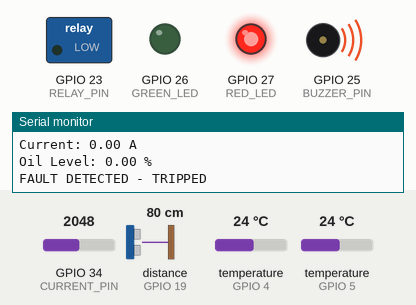
This sketch was run on a simulated ESP32. Parts: switched loads named in the sketch (green lamp = pin HIGH), output pins drawn as LEDs (lit = HIGH), buzzer (waves = sounding, pin HIGH), the last lines printed to the serial monitor. Wiring (inferred from the names in the program): ultrasonic range finder: trigger GPIO 18; echo GPIO 19. The inputs (shaded band) are chosen by the test bench; at power-on: distance to the obstacle (sensor on GPIO 19) 80 cm, GPIO 34 (CURRENT_PIN) = 2048, temperature (sensors on GPIO 4, GPIO 5) 24 °C. The echo pulse lasts 58.3 µs per cm; pins used as bus, display or sensor lines are not drawn.

Above: at 2.3 s.
2.4 s: distance to the obstacle (sensor on GPIO 19) set to 16 cm
7.4 s: distance to the obstacle (sensor on GPIO 19) set to 13 cm
At 11.5 s:
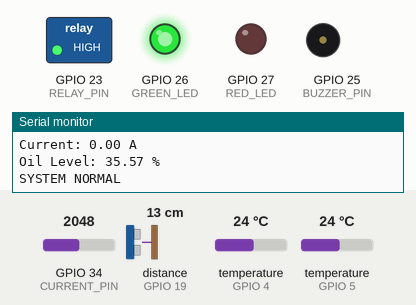
15.9 s: distance to the obstacle (sensor on GPIO 19) set to 18 cm
At 19.6 s:
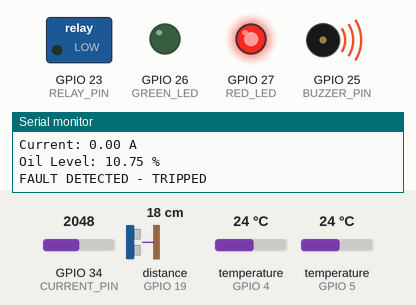
19.9 s: distance to the obstacle (sensor on GPIO 19) set to 2 cm
At 23.6 s:
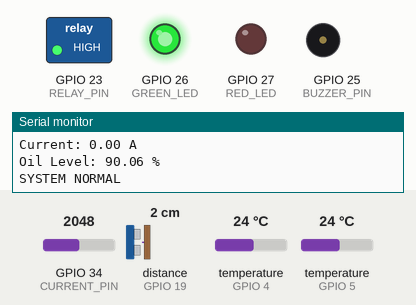
Timing chart, 0 to 25.0 s (numbered marks = the images above; inputs shaded):
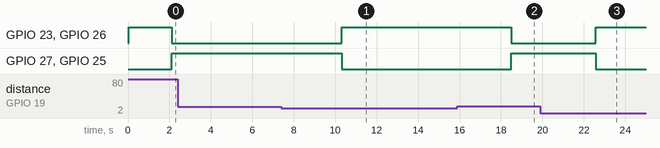

The sketch:

transformer_monitoring_system.ino.ino
```cpp
#include <OneWire.h>
#include <DallasTemperature.h>

// -------------------- PIN DEFINITIONS --------------------

// DS18B20 Sensors
#define OIL_TEMP_PIN      4
#define WINDING_TEMP_PIN  5

// ACS712 Current Sensor
#define CURRENT_PIN       34

// HC-SR04
#define TRIG_PIN          18
#define ECHO_PIN          19

// Relay, Buzzer, LEDs
#define RELAY_PIN         23
#define BUZZER_PIN        25
#define GREEN_LED         26
#define RED_LED           27

// -------------------- THRESHOLDS --------------------

const float MAX_TEMP = 85.0;      // °C
const float MAX_CURRENT = 5.0;    // Ampere (change as needed)

const float TANK_HEIGHT = 20.0;   // cm
const float MIN_OIL_LEVEL = 30.0; // percent

// -------------------- DS18B20 SETUP --------------------

OneWire oilWire(OIL_TEMP_PIN);
DallasTemperature oilSensor(&oilWire);

OneWire windingWire(WINDING_TEMP_PIN);
DallasTemperature windingSensor(&windingWire);

// --------------------------------------------------------

void setup()
{
    Serial.begin(115200);

    oilSensor.begin();
    windingSensor.begin();

    pinMode(TRIG_PIN, OUTPUT);
    pinMode(ECHO_PIN, INPUT);

    pinMode(RELAY_PIN, OUTPUT);
    pinMode(BUZZER_PIN, OUTPUT);

    pinMode(GREEN_LED, OUTPUT);
    pinMode(RED_LED, OUTPUT);

    // Normal State
    digitalWrite(RELAY_PIN, HIGH);
    digitalWrite(BUZZER_PIN, LOW);
    digitalWrite(GREEN_LED, HIGH);
    digitalWrite(RED_LED, LOW);

    Serial.println("Transformer Monitoring System Started...");
}

// -------------------- OIL LEVEL --------------------

float getOilLevel()
{
    digitalWrite(TRIG_PIN, LOW);
    delayMicroseconds(2);

    digitalWrite(TRIG_PIN, HIGH);
    delayMicroseconds(10);

    digitalWrite(TRIG_PIN, LOW);

    long duration = pulseIn(ECHO_PIN, HIGH);

    float distance = duration * 0.034 / 2.0;

    float levelPercent =
        ((TANK_HEIGHT - distance) / TANK_HEIGHT) * 100.0;

    levelPercent = constrain(levelPercent, 0, 100);

    return levelPercent;
}

// -------------------- CURRENT --------------------

float getCurrent()
{
    long total = 0;

    for (int i = 0; i < 500; i++)
    {
        int value = analogRead(CURRENT_PIN);

        total += value;

        delay(1);
    }

    float avg = total / 500.0;

    float voltage = (avg * 3.3) / 4095.0;

    // ACS712 20A sensitivity ≈ 100 mV/A
    float current = (voltage - 1.65) / 0.1;

    return abs(current);
}

// -------------------- MAIN LOOP --------------------

void loop()
{
    oilSensor.requestTemperatures();
    windingSensor.requestTemperatures();

    float oilTemp = oilSensor.getTempCByIndex(0);
    float windingTemp = windingSensor.getTempCByIndex(0);

    float current = getCurrent();

    float oilLevel = getOilLevel();

    bool fault = false;

    // Fault conditions

    if (oilTemp > MAX_TEMP)
        fault = true;

    if (windingTemp > MAX_TEMP)
        fault = true;

    if (current > MAX_CURRENT)
        fault = true;

    if (oilLevel < MIN_OIL_LEVEL)
        fault = true;

    // Protection logic

    if (fault)
    {
        digitalWrite(RELAY_PIN, LOW);

        digitalWrite(BUZZER_PIN, HIGH);

        digitalWrite(RED_LED, HIGH);

        digitalWrite(GREEN_LED, LOW);
    }
    else
    {
        digitalWrite(RELAY_PIN, HIGH);

        digitalWrite(BUZZER_PIN, LOW);

        digitalWrite(RED_LED, LOW);

        digitalWrite(GREEN_LED, HIGH);
    }

    // Serial Monitor

    Serial.println("================================");

    Serial.print("Oil Temperature: ");
    Serial.print(oilTemp);
    Serial.println(" C");

    Serial.print("Winding Temperature: ");
    Serial.print(windingTemp);
    Serial.println(" C");

    Serial.print("Current: ");
    Serial.print(current);
    Serial.println(" A");

    Serial.print("Oil Level: ");
    Serial.print(oilLevel);
    Serial.println(" %");

    Serial.println(
        fault ? "FAULT DETECTED - TRIPPED"
              : "SYSTEM NORMAL"
    );

    delay(2000);
}
```

Measured:
- the behaviour switches between 15 and 14 cm on distance to the obstacle (sensor on GPIO 19) (found by bisection; images 0 and 1)
- after the input at 7.4 s, GPIO 23 (RELAY_PIN), GPIO 26 (GREEN_LED): LOW → HIGH after 2.9 s; GPIO 27 (RED_LED), GPIO 25 (BUZZER_PIN): HIGH → LOW after 2.9 s
- after the input at 15.9 s, GPIO 23 (RELAY_PIN), GPIO 26 (GREEN_LED): HIGH → LOW after 2.6 s; GPIO 27 (RED_LED), GPIO 25 (BUZZER_PIN): LOW → HIGH after 2.6 s
- after the input at 19.9 s, GPIO 23 (RELAY_PIN), GPIO 26 (GREEN_LED): LOW → HIGH after 2.7 s; GPIO 27 (RED_LED), GPIO 25 (BUZZER_PIN): HIGH → LOW after 2.7 s
